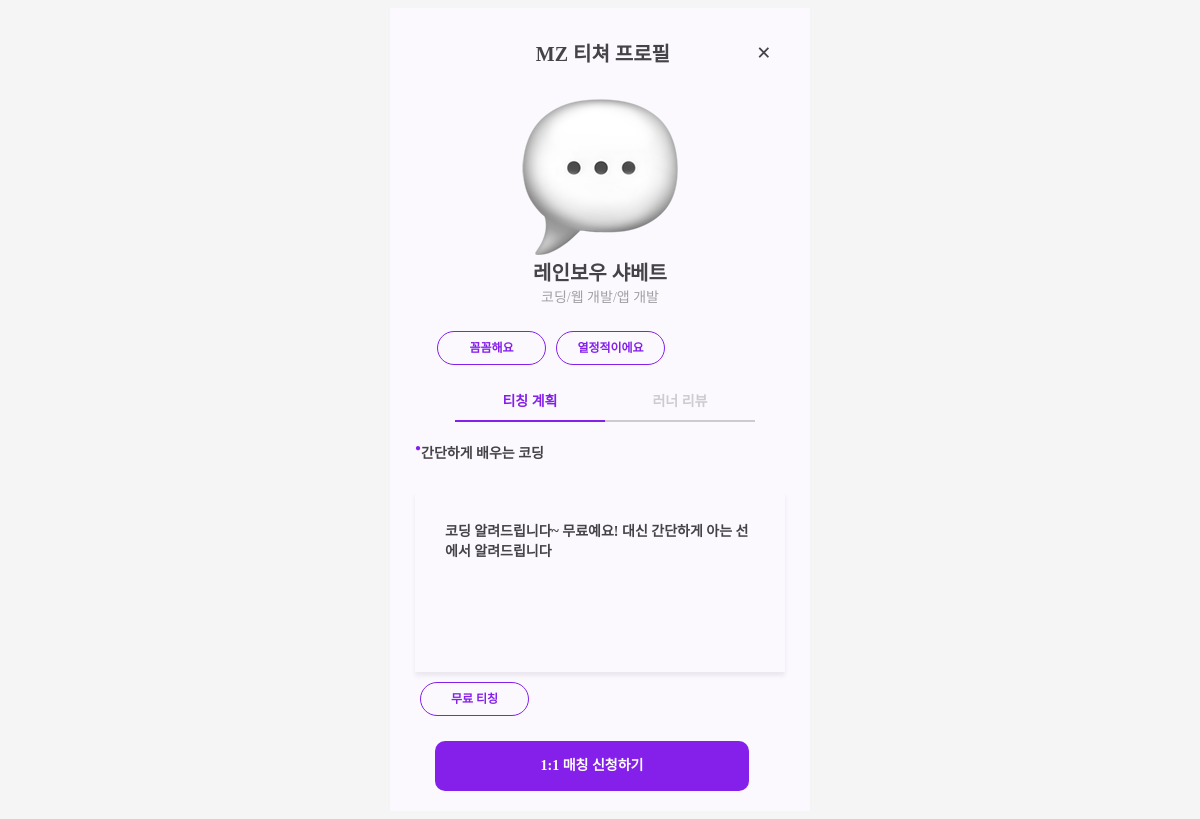
Screenshot of /matching/mzteacher_profile/63/ (signed in) with the database file from the repository.
### profiles/models.py (models this page shows, shortened)
class Teacher(models.Model):
    user = models.OneToOneField(User, on_delete=models.CASCADE, related_name='tearner_profile')
    nickname = models.CharField(max_length=40, blank=True)
    emoji = models.ImageField(blank=True) # upload_to = 디렉터리 경로 작성요망
    birthdate = models.DateField(null = True, blank = False)
    skills = models.ManyToManyField(Skill, related_name='teacher_giving')
    personalities = models.ManyToManyField(Personality, related_name='teacher_giving')
    bio = models.CharField(max_length=300, null=True)
    teaching_plan = models.TextField(null=True)
    is_paid = models.BooleanField(null=True)
    last_appealed = models.DateTimeField(auto_now=True)

class Skill(models.Model):
    name = models.CharField(max_length=50)
    category = models.ForeignKey(Category, related_name = 'skill', on_delete=models.CASCADE)

class Personality(models.Model):
    name = models.CharField(max_length=50)

### matching/views.py (the view)
# urls.py: path('mzteacher_profile/<int:teacher_id>/', mzteacher_profile, name='mzteacher_profile'),
def mzteacher_profile(request, teacher_id):
    teacher = Teacher.objects.get(id=teacher_id)
    reviews = Review.objects.filter(teacher=teacher).order_by('-id')
    try:
        learner = Learner.objects.get(user_id=request.user.id)
        return render(request, 'mzteacher_profile.html', {'teacher':teacher, "reviews":reviews, 'profile':learner})
    except:
        return render(request, 'mzteacher_profile_forteacher.html', {'teacher':teacher, "reviews":reviews})

### matching/templates/mzteacher_profile.html (shortened to what this page needs)
{% load static %}
<!DOCTYPE html>
<html lang="en">
  <head>
    <link rel="stylesheet" href="{% static 'css/teacherProfilePlan.css' %}" />
  </head>
  <body>
    <div class="backgroundContainer">
      <div class="mainContainer">
        <div class="topContainer">
          <div class="message">MZ 티쳐 프로필</div>
          <a href="{% url 'main:main' %}"><div class="closeButton">×</div></a>
        </div>
        <div class="imageContainer">
          {% if teacher.emoji %}
          <img src="{{ teacher.emoji.url }}" />
          {% else %}
          <img src="{% static 'images/teacherIntroduce/3dicons (2).png' %}" />
          {% endif %}
          <div class="teacherName">{{ teacher.nickname }}</div>
          <div class="teacherProperty">
            {% for skill in teacher.skills.all %}{{ skill.name }}{% if not forloop.last %}/{% endif %}{% endfor %}
          </div>
        </div>
        <div class="teacherKeyword">
          {% for personality in teacher.personalities.all %}
          <div class="teacherKeyword1">{{ personality.name }}</div>
          {% endfor %}
      </div>
        <div class="middleContainer">
          <div class="middleContainerTop">
            <a href="{% url 'matching:mzteacher_profile' teacher.id %}">
              <div id="teachingPlan" class="teachingPlan underline">
                티칭 계획
              </div>
            </a>
            <a href="{% url 'review:show_review' teacher.id %}">
              <div
                class="runnerReview no-underline"
              >
                러너 리뷰
              </div></a
            >
          </div>
          <div class="middleContainerMessage">
            <div class="dot">●</div>
            <div class="middleMessage">
              {{ teacher.bio }}
            </div>
        </div>
        <div class="middleContainerBox">
            {{ teacher.teaching_plan|linebreaksbr }}
        </div>
        <div class="teachingPlanKeyword">
          {% if teacher.is_paid == False %}
            무료 티칭
          {% else %}
            유료 티칭
          {% endif %}
        </div>
        <a href="{% url 'matching:match_a_teacher' teacher.id %}"><div class="matchingButton">1:1 매칭 신청하기</div></a>
      </div>
    </div>
  </body>
</html>

### static/css/teacherProfilePlan.css (style rules this page uses)
html { background-color: whitesmoke; }
.backgroundContainer { max-width: 420px; min-height: 100vh; margin: 0 auto; background-color: #fbf8fe; display: flex; flex-wrap: wrap; }
.mainContainer { width: 100%; display: flex; flex-direction: column; align-items: center; }
a { text-decoration: none; }
.topContainer { padding: 30px; display: grid; grid-template-columns: 23fr 1fr; place-items: center; }
.closeButton { font-size: 25px; color: #454347; font-weight: bold; }
.message { font-size: 20px; color: #454347; font-weight: bolder; margin-left: 20px; }
.imageContainer { display: flex; flex-direction: column; align-items: center; }
.teacherName { color: #454347; font-size: 20px; font-weight: bolder; }
.teacherProperty { color: #a39fa6; font-size: 14px; }
.teacherKeyword { display: flex; flex-wrap: wrap; padding: 20px; width: 80%; }
.teacherKeyword1, .teacherKeyword2, .teachingPlanKeyword { font-size: 12px; min-width: 95px; height: 20px; margin: 5px; padding: 6px; border-radius: 20px; border-color: #8520ea; border-style: solid; border-width: 1.7px; line-height: 20px; color: #8520ea; font-weight: bolder; text-align: center; }
.middleContainer { display: flex; flex-direction: column; justify-content: center; }
.middleContainerTop { display: flex; justify-content: center; padding-left: 10px; }
.teachingPlan, .runnerReview { width: 150px; text-align: center; font-size: 14px; color: #454347; font-weight: bolder; padding-bottom: 10px; cursor: pointer; }
.middleContainerMessage { display: flex; margin-top: 20px; margin-bottom: 30px; }
.dot { font-size: 10px; color: #8520ea; }
.middleMessage { font-size: 14px; color: #454347; font-weight: bolder; }
.middleContainerBox { height: 120px; width: 310px; box-shadow: 0px 4px 4px 0px rgb(236, 232, 240); color: #454347; font-size: 14px; padding: 30px; line-height: 20px; font-weight: bold; }
.teachingPlanKeyword { max-width: 95px; margin-top: 10px; }
.matchingButton { width: 314px; height: 50px; border-radius: 10px; background-color: #8520ea; color: white; font-size: 14px; font-weight: bolder; line-height: 50px; text-align: center; margin: 20px; }

### matching/templates/mzteacher_profile.html (style rules this page uses)
.underline { border-bottom: 2px solid #8520ea; color: #8520ea; }
.no-underline { border-bottom: 2px solid #cdcad0; color: #cdcad0; }

### rows the page displays
Teacher: emoji (picture), nickname "레인보우 샤베트", bio "간단하게 배우는 코딩", teaching_plan "코딩 알려드립니다~ 무료예요! 대신 간단하게 아는 선에서 알려드립니다"
Skill: name "코딩"
Skill: name "웹 개발"
Skill: name "앱 개발"
Personality: name "꼼꼼해요"
Personality: name "열정적이에요"
